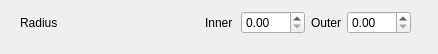
<?xml version="1.0" encoding="UTF-8"?>
<ui version="4.0">
 <class>Form</class>
 <widget class="QWidget" name="Form">
  <property name="geometry">
   <rect>
    <x>0</x>
    <y>0</y>
    <width>438</width>
    <height>54</height>
   </rect>
  </property>
  <property name="windowTitle">
   <string>Form</string>
  </property>
  <widget class="QWidget" name="layoutWidget">
   <property name="geometry">
    <rect>
     <x>20</x>
     <y>10</y>
     <width>391</width>
     <height>26</height>
    </rect>
   </property>
   <layout class="QHBoxLayout" name="horizontalLayout">
    <item>
     <widget class="QLabel" name="title_label">
      <property name="minimumSize">
       <size>
        <width>120</width>
        <height>0</height>
       </size>
      </property>
      <property name="text">
       <string>Radius</string>
      </property>
     </widget>
    </item>
    <item>
     <spacer name="horizontalSpacer">
      <property name="orientation">
       <enum>Qt::Horizontal</enum>
      </property>
      <property name="sizeHint" stdset="0">
       <size>
        <width>40</width>
        <height>20</height>
       </size>
      </property>
     </spacer>
    </item>
    <item>
     <widget class="QLabel" name="label">
      <property name="minimumSize">
       <size>
        <width>30</width>
        <height>0</height>
       </size>
      </property>
      <property name="text">
       <string>Inner</string>
      </property>
     </widget>
    </item>
    <item>
     <widget class="QDoubleSpinBox" name="inner_radius_spinbox">
      <property name="maximum">
       <double>999.000000000000000</double>
      </property>
     </widget>
    </item>
    <item>
     <widget class="QLabel" name="label_2">
      <property name="minimumSize">
       <size>
        <width>30</width>
        <height>0</height>
       </size>
      </property>
      <property name="text">
       <string>Outer</string>
      </property>
     </widget>
    </item>
    <item>
     <widget class="QDoubleSpinBox" name="outer_radius_spinbox">
      <property name="maximum">
       <double>999.000000000000000</double>
      </property>
     </widget>
    </item>
   </layout>
  </widget>
 </widget>
 <resources/>
 <connections/>
</ui>
